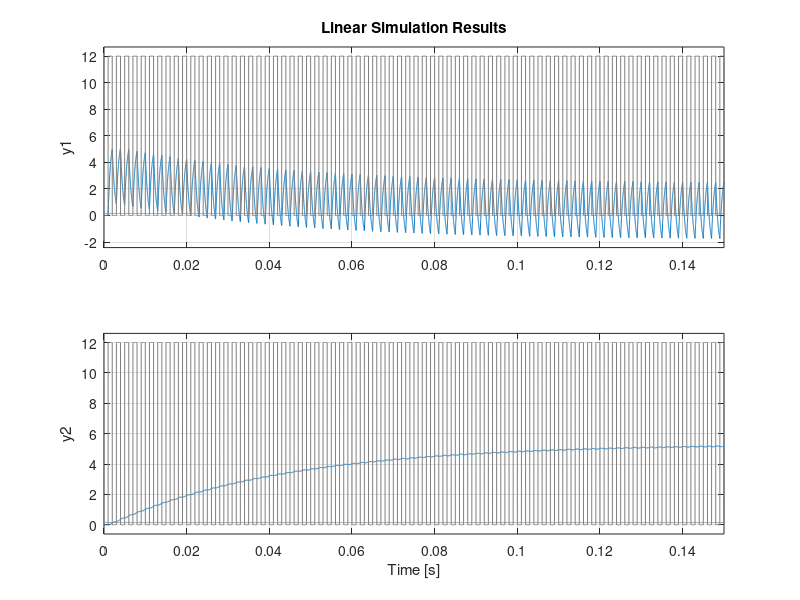
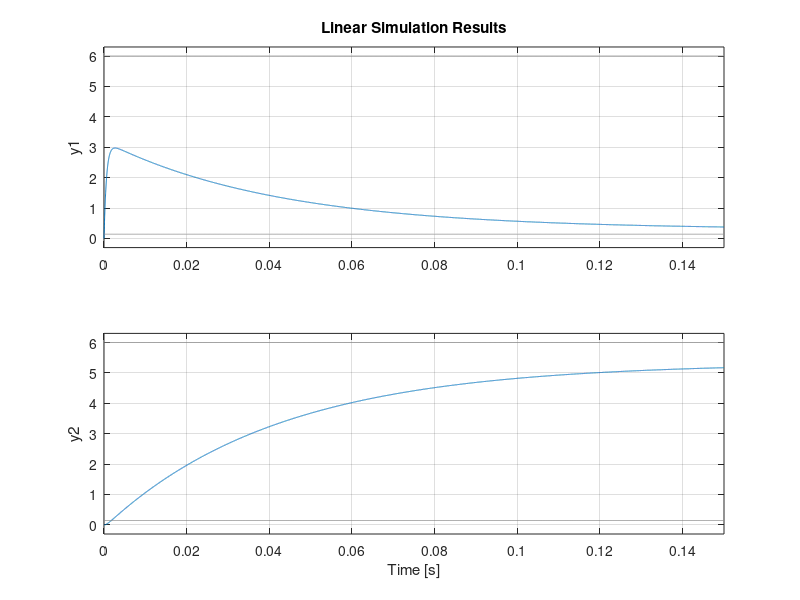

Write MATLAB code to recreate these figures, in order. (Note: this script raises an error after producing the figures.)
clear all;
clc;

Gear = 65.5;
Ka = (((1.63/1000)*60)/(2*pi))*Gear;
La = 1.16*10^-3;
Ra = 1.93;
Jm = (2.6*10^-5);
Jpl = 13.95*10^-3;
Je = Jm*Gear + Jpl;
Bm = 1.2*10^-5;
Bpl = .01;
Be = Bm*Gear + Bpl;
Eff = .66;
Tfriction = 0.14136;

A = [-(Ra/La) -(Ka/La); (Ka*Eff/Je) -(Be/Je)];
B = [1/La 0;0 -1/Je];
C = [1 0;0 1];
D = [0 0;0 0];

MotorSS = ss(A,B,C,D);

figure(1);
[u,t] = gensig('square',1/500,.15,.00001);
U=[u*12 Tfriction*ones(length(u),1)];
lsim(MotorSS,U,t);

figure(2);
U=[ones(length(u),1)*6 Tfriction*ones(length(u),1)];
lsim(MotorSS,U,t);

figure(3);
PWM = 12;
B = [1/La;0];
C = [0 1];
D = [0];
MotorSS = ss(A,B,C,D);
C=pidtune(PWM*MotorSS,'pi');
System=feedback(C*(PWM*MotorSS),1);
input = [ones(1000,1)*1;ones(1000,1)*2;ones(1000,1)*3;ones(1000,1)*4];
Inputs = [input];
lsim(System,Inputs,(0:(length(input)-1))*0.001)